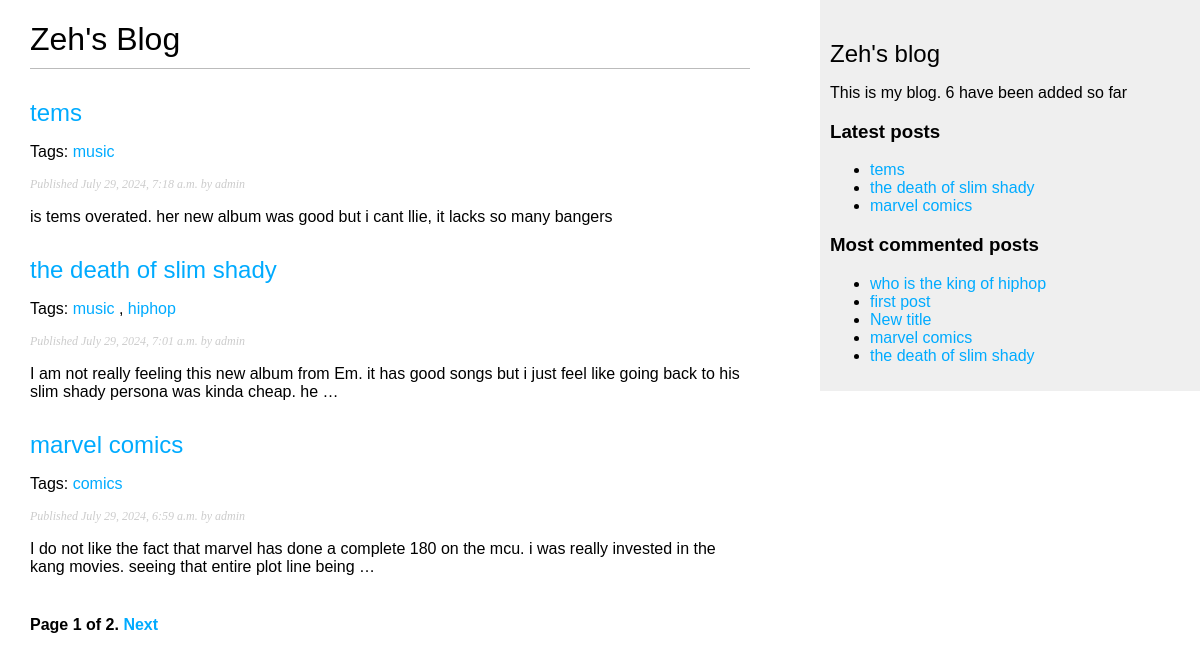
The page /blogs/ on the database as committed earlier.
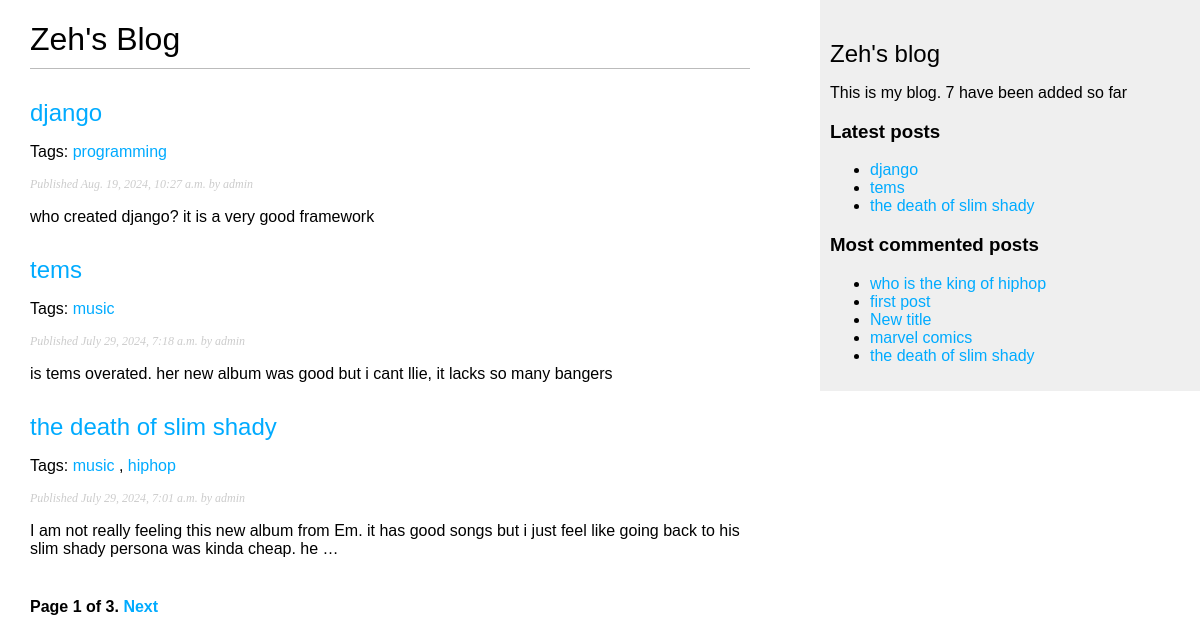
The same page on the database as committed later.
### blogs/models.py (models this page shows, shortened)
class Post(models.Model):
    class Status(models.TextChoices):
        DRAFT = 'DF', 'DRAFT'
        PUBLISHED = 'PB', 'PUBLISHED'
    title = models.CharField(max_length=255)
    slug = models.SlugField(max_length=255,
                            unique_for_date='publish')
    author = models.ForeignKey(
        settings.AUTH_USER_MODEL,
        on_delete=models.CASCADE,
        related_name='blog_posts'
    )
    body = models.TextField()
    publish = models.DateTimeField(default=timezone.now)
    created_at = models.DateTimeField(auto_now_add=True)
    updated_at = models.DateTimeField(auto_now=True)
    status = models.CharField(
        max_length=2,
        choices=Status,
        default=Status.DRAFT
    )
    tags = TaggableManager()
    objects = models.Manager() # The default manager.
    published = PublishedManager() # Our custom manager.
    class Meta:
        ordering = ['-publish']
        indexes = [
            models.Index(fields=['-publish']),
        ]
    def get_absolute_url(self):
        return reverse(
        'blogs:post_detail',
        args=[
            self.publish.year,
            self.publish.month,
            self.publish.day,
            self.slug
            ]
        )

### blogs/views.py (the view)
# urls.py: path('', views.post_list, name='post_list'),
def post_list(request, tag_slug=None):
    post_list = Post.published.all()
    tag=None
    try:
        if tag_slug:
            tag = get_object_or_404(Tag, slug=tag_slug)
            post_list = post_list.filter(tags__in=[tag])
    except exception as e:
        return f"error: {e}"
    paginator = Paginator(post_list, 3)
    page_number = request.GET.get('page', 1)
    try:
        posts = paginator.page(page_number)
    except PageNotAnInteger:
        posts = paginator.page(1)
    except EmptyPage:
        posts = paginator.page(paginator.num_pages)
    return render(request, 'blogs/post/list.html', {'posts': posts, 'tag': tag})

### blogs/models.py (called while the page is built)
    def get_queryset(self):
        return (
            super().get_queryset().filter(status=Post.Status.PUBLISHED)
        )

### blogs/templatetags/blog_tags.py (called while the page is built)
@register.simple_tag
def total_posts():
    return Post.published.count()

@register.inclusion_tag('blogs/post/latest_posts.html')
def show_latest_posts(count=5):
    latest_posts = Post.published.order_by('-publish')[:count]
    return {'latest_posts': latest_posts}

@register.simple_tag
def get_most_commented_posts(count=5):
    return Post.published.annotate(
        total_comments=Count('comments')
    ).order_by('-total_comments')[:count]

@register.filter(name='markdown')
def markdown_format(text):
    return mark_safe(markdown.markdown(text))

### blogs/templates/blogs/post/list.html (shortened to what this page needs)
{% extends "blogs/base.html" %}
{% load blog_tags %}
{% block content %}
    <h1>Zeh's Blog</h1>
    {% for post in posts %}
        <h2>
<a href="{{ post.get_absolute_url }}">
            {{ post.title }}
    </a>
</h2>
<p class="tags">Tags: {% for tag in post.tags.all %}
    <a href="{% url "blogs:post_list_by_tag" tag.slug %}">
    {{ tag.name }}
    </a>{% if not forloop.last %}, {% endif %}
    {% endfor %}</p>
<p class="date">
    Published {{ post.publish }} by {{ post.author }}
</p>
    {{ post.body|markdown|truncatewords_html:30}}
{% endfor %}
{% include "pagination.html" with page=posts %}
{% endblock %}

### blogs/templates/blogs/base.html (shortened to what this page needs)
{% load blog_tags %}
{% load static %}
<!DOCTYPE html>
<html>
<head>
<link href="{% static "css/blog.css" %}" rel="stylesheet">
</head>
<body>
<div id="content">
{% block content %}
{% endblock %}
</div>
<div id="sidebar">
<h2>Zeh's blog</h2>
<p>This is my blog.
   {% total_posts%} have been added so far
</p>
<h3>Latest posts</h3>
{% show_latest_posts 3 %}
<h3>Most commented posts</h3>
{% get_most_commented_posts as most_commented_posts %}
<ul>
{% for post in most_commented_posts %}
<li>
<a href="{{ post.get_absolute_url }}">{{ post.title }}</a>
</li>
{% endfor %}
</ul>
</div>
</body>
</html>

### blogs/templates/pagination.html (shortened to what this page needs)
<div class="pagination">
    <span class="step-links">
        <span class="current">
            Page {{ page.number }} of {{ page.paginator.num_pages }}.
        </span>
        {% if page.has_next %}
            <a href="?page={{ page.next_page_number }}">Next</a>
        {% endif %}
    </span>
</div>

### blogs/templates/blogs/post/latest_posts.html
<ul>
    {% for post in latest_posts %}
    <li>
    <a href="{{ post.get_absolute_url }}">{{ post.title }}</a>
    </li>
    {% endfor %}
</ul>

### blogs/static/css/blog.css (style rules this page uses)
body { margin:0; padding:0; font-family:helvetica, sans-serif; }
a { color:#00abff; text-decoration:none; }
h1 { font-weight:normal; border-bottom:1px solid #bbb; padding:0 0 10px 0; }
h2 { font-weight:normal; margin:30px 0 0; }
#content { float:left; width:60%; padding:0 0 0 30px; }
#sidebar { float:right; width:30%; padding:10px; background:#efefef; height:100%; }
p.date { color:#ccc; font-family: georgia, serif; font-size: 12px; font-style: italic; }
.pagination { margin:40px 0; font-weight:bold; }

Rows that differ between the two databases and show on the page:
no longer on one of the page's lists (row unchanged): Post: title "marvel comics", publish "July 29, 2024, 6:59 a.m.", author "admin", body "I do not like the fact that marvel has done a complete 180 on the mcu. i was really invested in the kang movies. seeing that entire plot line being …"
added Post: title "django", publish "Aug. 19, 2024, 10:27 a.m.", author "admin", body "who created django? it is a very good framework"
added Tag: name "programming", shown under "django"
computed for Post "marvel comics": loses Tag (name "comics")
Other text that changed with them:
{{ page.paginator.num_pages }}: "2" → "3"
text no longer shown: "6"
text now shown: "7"
